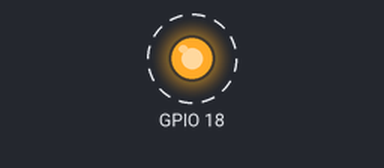
Bench run of a program on a simulated Raspberry Pi (BCM pin numbers). Shown: output pins drawn as LEDs (lit = HIGH). Dashed ring = blinking. What the program prints to the terminal is not drawn. At 10.0 s the program stops and its outputs stay as they are.

Above: at 0.2 s.
Timing chart, 0 to 3.0 s (numbered marks = the images above):
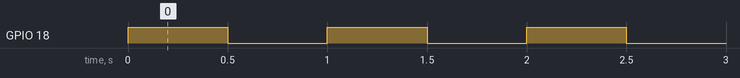

The program:

led.py
```python
#!/usr/bin/env python
# -*- coding: utf-8 -*-

from sys import argv
import time
import RPi.GPIO as GPIO

try:
  repeat_time = int(argv[1])
except:
  repeat_time = 10

sleeptime = 5.0/repeat_time
port = 18
print \
  '{} times by {} seconds.'\
    .format(repeat_time, sleeptime)
GPIO.setmode(GPIO.BCM)
GPIO.setup(port, GPIO.OUT)

for i in range(repeat_time):
  GPIO.output(port,GPIO.HIGH)
  time.sleep(sleeptime)
  GPIO.output(port,GPIO.LOW)
  time.sleep(sleeptime)
GPIO.cleanup()
```

Measured:
- by itself, GPIO 18: alternates HIGH for 0.50 s and LOW for 0.50 s, 20 changes in all, then stays LOW
